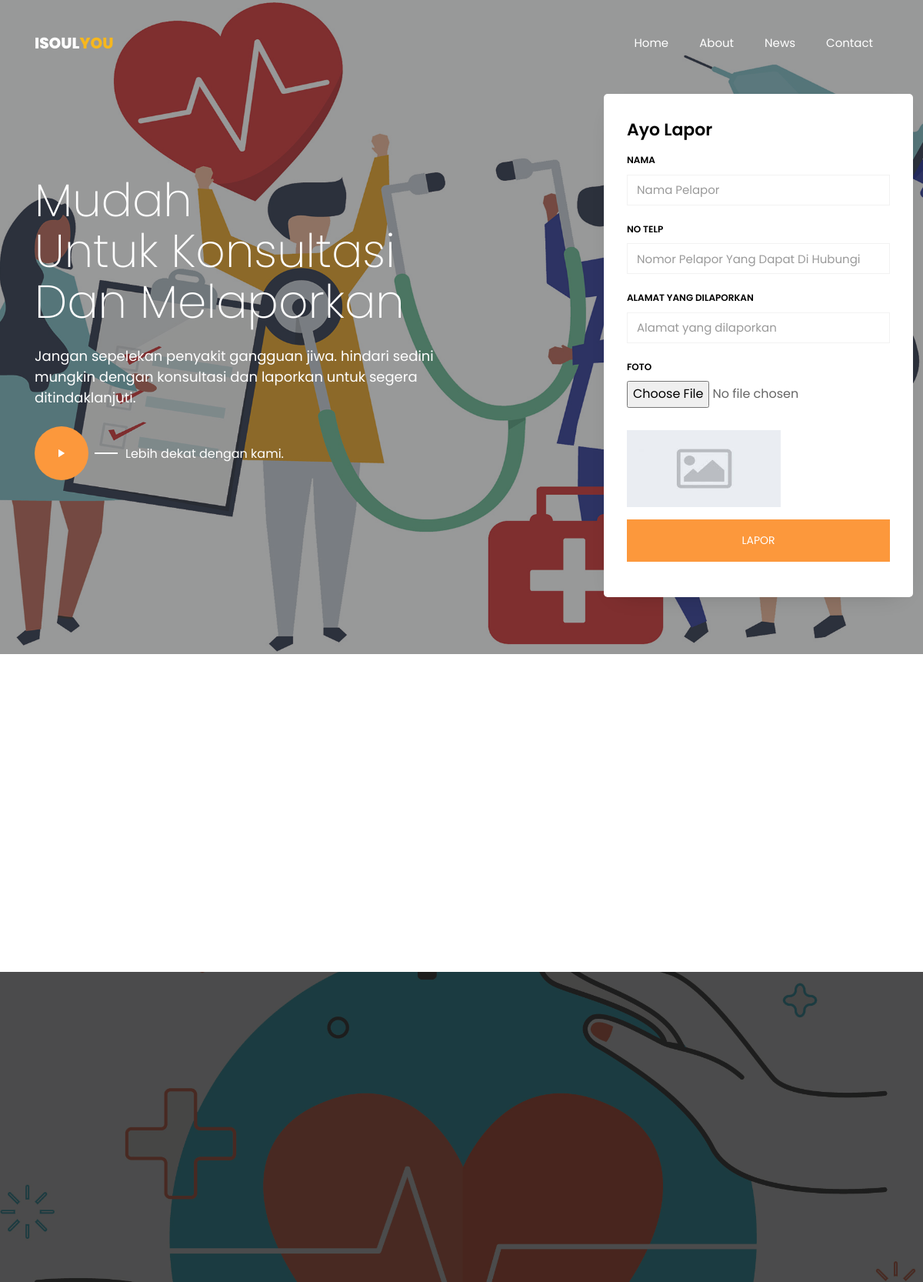
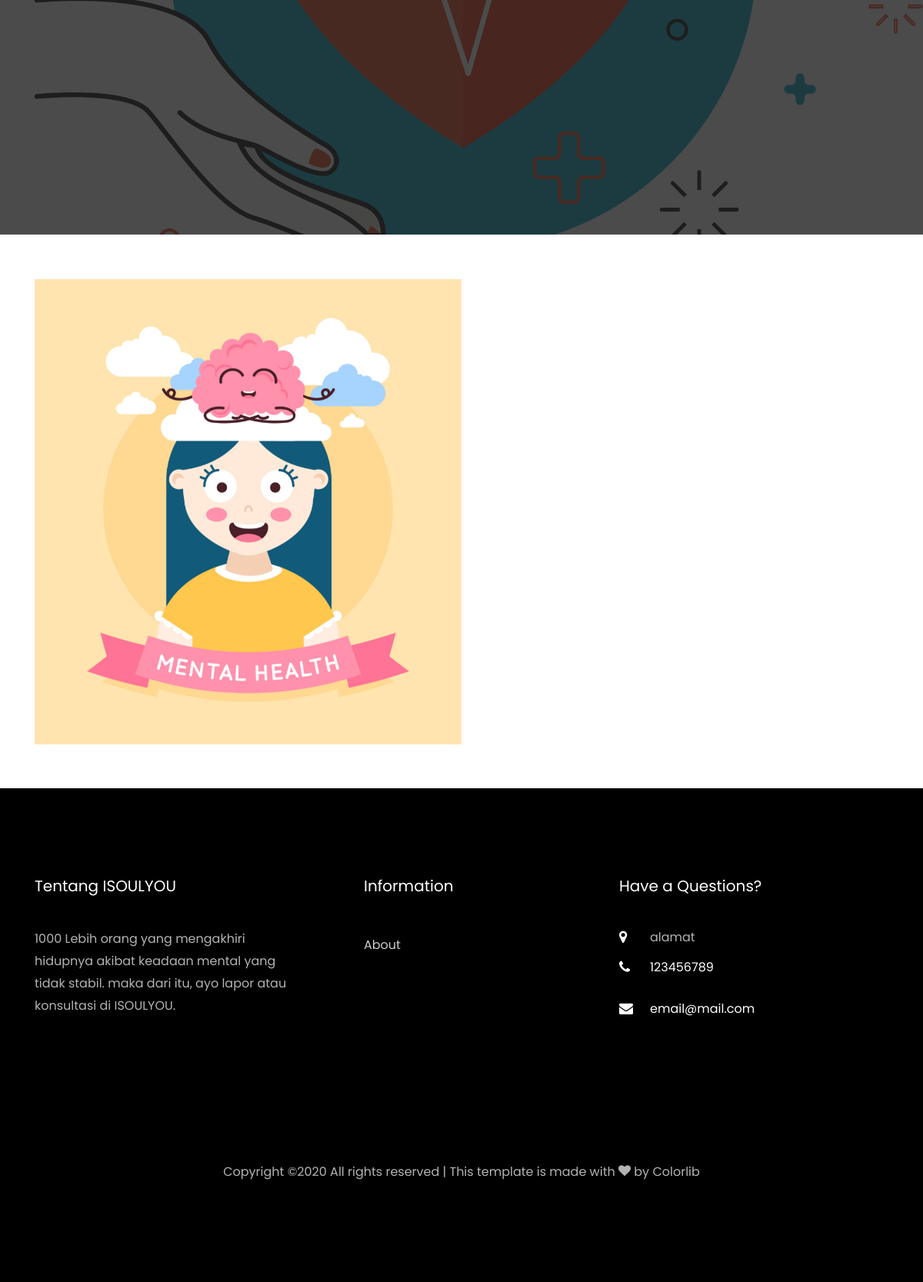
The page / on the database its author committed (2 pictures, top to bottom).
### tables this page shows
CREATE TABLE `contactus` (
  `id` int(11) NOT NULL,
  `alamat` varchar(20) NOT NULL,
  `noTelp` varchar(20) NOT NULL,
  `email` varchar(20) NOT NULL
);

### index.php (the view, shortened to what this page needs)
<?php
  include '../db/connection.php';
 ?>
<!DOCTYPE html>
<html lang="en">
  <head>
    <link rel="stylesheet" href="css/open-iconic-bootstrap.min.css">
    <link rel="stylesheet" href="css/animate.css">
    <link rel="stylesheet" href="css/owl.carousel.min.css">
    <link rel="stylesheet" href="css/owl.theme.default.min.css">
    <link rel="stylesheet" href="css/magnific-popup.css">
    <link rel="stylesheet" href="css/aos.css">
    <link rel="stylesheet" href="css/ionicons.min.css">
    <link rel="stylesheet" href="css/bootstrap-datepicker.css">
    <link rel="stylesheet" href="css/jquery.timepicker.css">
    <link rel="stylesheet" href="css/flaticon.css">
    <link rel="stylesheet" href="css/icomoon.css">
    <link rel="stylesheet" href="css/style.css">
  </head>
  <body>
	 <?php
      include('menuNavbar/menu.php');
    ?>
    <div class="hero-wrap" style="background-image: url('images/bghome.jpg');" data-stellar-background-ratio="0.5">
      <div class="overlay"></div>
      <div class="container">
        <div class="row no-gutters slider-text justify-content-start align-items-center">
          <div class="col-lg-6 col-md-6 ftco-animate d-flex align-items-end">
          	<div class="text">
	            <h1 class="mb-4">Mudah<span>Untuk Konsultasi</span><span>Dan Melaporkan</span></h1>
	            <p style="font-size: 18px;">Jangan sepelekan penyakit gangguan jiwa. hindari sedini mungkin dengan konsultasi dan laporkan untuk segera ditindaklanjuti.</p>
	            <a href="https://vimeo.com/45830194" class="icon-wrap popup-vimeo d-flex align-items-center mt-4">
	            	<div class="icon d-flex align-items-center justify-content-center">
	            		<span class="ion-ios-play"></span>
	            	</div>
	            	<div class="heading-title ml-5">
		            	<span>Lebih dekat dengan kami.</span>
	            	</div>
	            </a>
            </div>
          </div>
          <div class="col-lg-4 col-md-6 mt-0 mt-md-5 d-flex">
          	<form action="../app/proContent2.php?action=laporan" method="POST" class="request-form ftco-animate" enctype="multipart/form-data" autocomplete="off">
          		<h2>Ayo Lapor</h2>
	    				<div class="form-group">
	    					<label for="" class="label">Nama</label>
	    					<input style="font-size: 15px;" type="text" name="pelapor" onkeyup="this.value = this.value.toUpperCase()" class="form-control" placeholder="Nama Pelapor">
	    				</div>
              <div class="form-group">
                <label for="" class="label">No Telp</label>
                <input style="font-size: 15px;" type="number" name="noTelp" class="form-control" placeholder="Nomor Pelapor Yang Dapat Di Hubungi">
              </div>
	    				<div class="form-group">
	    					<label for="" class="label">Alamat yang dilaporkan</label>
	    					<input style="font-size: 15px;" type="text" name="alamat" class="form-control" placeholder="Alamat yang dilaporkan">
	    				</div>
              <div class="form-group">
                <label for="" class="label">Foto</label>
                <input type="file" name="file" id="inputFile" />
                <br><br>
                <img id="image_upload_preview" style="width:200px;height:100px;" src="images/download.jpg" alt="your image" />
              </div>
	            <div class="form-group">
	              <input type="submit" value="LAPOR" class="btn btn-primary py-3 px-4">
	            </div>
	    			</form>
          </div>
        </div>
      </div>
    </div>
    <br>
    <section class="ftco-section services-section ftco-no-pt ftco-no-pb">
      <div class="container">
      	<div class="row justify-content-center">
        </div>
        <div class="row d-flex">
    </section>
    <section class="ftco-section services-section img" style="background-image: url(images/bgabout.jpg);">
    	<div class="overlay"></div>
    	<div class="container">
    		<div class="row justify-content-center mb-5">
        </div>
    		<div class="row">
    		</div>
    	</div>
    </section>
<br>
<br>
		<section class="ftco-section ftco-no-pt ftco-no-pb">
			<div class="container">
				<div class="row no-gutters">
					<div class="col-md-6 p-md-5 img img-2 d-flex justify-content-center align-items-center" style="background-image: url(images/bg1.jpg);">
					</div>
				</div>
			</div>
		</section>
    <br><br>
 <?php
        include('menuNavbar/endbar.php');
     ?>
  </body>
</html>

### frontend/menuNavbar/endbar.php (shortened to what this page needs)
<?php
  include ('../db/connection.php');
  $kontak = $mysqli->query("select * from contactus");
  $kon = mysqli_fetch_array($kontak);
 ?>
<footer class="ftco-footer ftco-bg-dark ftco-section">
      <div class="container">
        <div class="row mb-5">
          <div class="col-md">
            <div class="ftco-footer-widget mb-4">
              <h2 class="ftco-heading-2">Tentang ISOULYOU</h2>
              <p>1000 Lebih orang yang mengakhiri hidupnya akibat keadaan mental yang tidak stabil. maka dari itu, ayo lapor atau konsultasi di ISOULYOU.</p>
              <ul class="ftco-footer-social list-unstyled float-md-left float-lft mt-5">
              </ul>
            </div>
          </div>
          <div class="col-md">
            <div class="ftco-footer-widget mb-4 ml-md-5">
              <h2 class="ftco-heading-2">Information</h2>
              <ul class="list-unstyled">
                <li><a href="about.php" class="py-2 d-block">About</a></li>
              </ul>
            </div>
          </div>
          <div class="col-md">
            <div class="ftco-footer-widget mb-4">
            	<h2 class="ftco-heading-2">Have a Questions?</h2>
            	<div class="block-23 mb-3">
	              <ul>
	                <li><span class="icon icon-map-marker"></span><span class="text"><?php echo $kon['alamat'] ?></span></li>
	                <li><a href="#"><span class="icon icon-phone"></span><span class="text"><?php echo $kon['noTelp'] ?></span></a></li>
	                <li><a href="#"><span class="icon icon-envelope"></span><span class="text"><?php echo $kon['email'] ?></span></a></li>
	              </ul>
	            </div>
            </div>
          </div>
        </div>
        <div class="row">
          <div class="col-md-12 text-center">
            <p>
  Copyright &copy;<script>document.write(new Date().getFullYear());</script> All rights reserved | This template is made with <i class="icon-heart color-danger" aria-hidden="true"></i> by <a href="https://colorlib.com" target="_blank">Colorlib</a>
  </p>
          </div>
        </div>
      </div>
    </footer>

### frontend/css/icomoon.css (style rules this page uses)
[class^="icon-"], [class*=" icon-"] { font-family: 'icomoon' !important; speak: none; font-style: normal; font-weight: normal; font-variant: normal; text-transform: none; line-height: 1; -webkit-font-smoothing: antialiased; -moz-osx-font-smoothing: grayscale; }
.icon-heart:before { content: "\f004"; }
.icon-map-marker:before { content: "\f041"; }
.icon-phone:before { content: "\f095"; }
.icon-envelope:before { content: "\f0e0"; }

### rows shown on the page
contactus: alamat "alamat", noTelp "123456789", email "email@mail.com"
